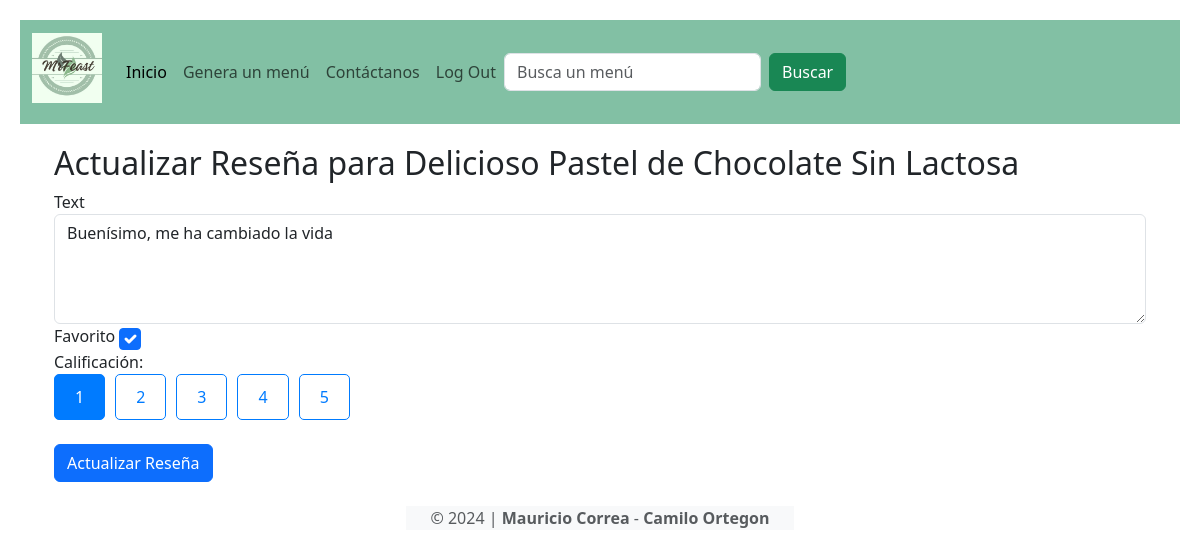
The page /portal/review/update/3/ (signed in) on the database its author committed.
### food/models.py (models this page shows, shortened)
class Review(models.Model):
    user = models.ForeignKey(User, on_delete=models.CASCADE)  # Un usuario puede crear múltiples reseñas
    menu = models.ForeignKey(Menu, on_delete=models.CASCADE)
    text = models.CharField(max_length=100)
    date = models.DateTimeField(auto_now_add=True)  # Se llenará automáticamente con la fecha actual
    favorito = models.BooleanField()
    calificacion = models.IntegerField(default=1, validators=[MaxValueValidator(5), MinValueValidator(1)])

class Menu(models.Model):
    title = models.CharField(max_length=100)
    descripcion = models.CharField(max_length=2000)
    imagen = models.ImageField(upload_to='menu/images/')

### food/views.py (the view, shortened to what this page needs)
# urls.py: path('review/update/<int:pk>/', UpdateReviewView.as_view(), name='updatereview'),
@method_decorator(login_required, name='dispatch')
class UpdateReviewView(UpdateView):
    model = Review
    form_class = ReviewForm
    template_name = 'updatereview.html'
    def get_queryset(self):
        return Review.objects.filter(user=self.request.user)

### food/forms.py
class ReviewForm(ModelForm):
    def __init__(self, *args, **kwargs):
        super(ModelForm, self).__init__(*args, **kwargs)
        self.fields['text'].widget.attrs.update( {'class': 'form-control'})
        self.fields['favorito'].widget.attrs.update( {'class': 'form-check-input'})
        self.fields['calificacion']
    class Meta:
        model = Review
        fields = ['text','favorito', 'calificacion']
        labels = { 'favorito': ('Favorito'), 'calificacion':('Calificación 1 a 5') }
        widgets = { 'text': Textarea(attrs={'rows': 4}), }

### food/templates/updatereview.html (shortened to what this page needs)
{% extends 'base.html' %}
{% block content %}
<div class="container">
    <h2>Actualizar Reseña para {{ review.menu.title }}</h2>
    <form method="post" id="review-form">
        <div class="form-group">
            <label for="text">{{ form.text.label }}</label>
            {{ form.text }}
        </div>
        <div class="form-group">
            <label for="favorito">{{ form.favorito.label }}</label>
            {{ form.favorito }}
        </div>
        <div class="form-group">
            <label>Calificación:</label>
            <div id="rating-buttons">
                <button type="button" class="rating-btn" data-value="1">1</button>
                <button type="button" class="rating-btn" data-value="2">2</button>
                <button type="button" class="rating-btn" data-value="3">3</button>
                <button type="button" class="rating-btn" data-value="4">4</button>
                <button type="button" class="rating-btn" data-value="5">5</button>
            </div>
        </div>
        <button type="submit" class="btn btn-primary">Actualizar Reseña</button>
    </form>
</div>
{% endblock content %}

### food/templates/base.html (style rules this page uses)
input { padding: 10px; border: 1px solid #fff; border-radius: 5px; margin-right: 10px; }
button { padding: 10px; background-color: #fff; color: #000000; border: none; border-radius: 5px; cursor: pointer; }
h2 { color: #82C0A4; font-size: 1.2em; margin-bottom: 10px; }

### food/templates/updatereview.html (style rules this page uses)
#rating-buttons { display: flex; gap: 10px; }
.rating-btn { padding: 10px 20px; border: 1px solid #007bff; background-color: white; color: #007bff; cursor: pointer; border-radius: 5px; }
.rating-btn.active { background-color: #007bff; color: white; }

### rows shown on the page
Review: menu "Delicioso Pastel de Chocolate Sin Lactosa", text "Buenísimo, me ha cambiado la vida", favorito "☑"
